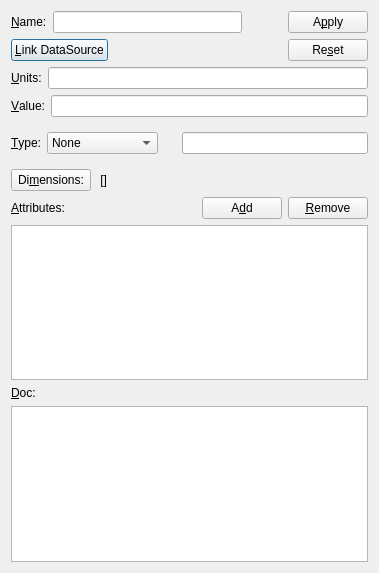
<?xml version="1.0" encoding="UTF-8"?>
<ui version="4.0">
 <class>FieldDlg</class>
 <widget class="QDialog" name="FieldDlg">
  <property name="geometry">
   <rect>
    <x>0</x>
    <y>0</y>
    <width>379</width>
    <height>573</height>
   </rect>
  </property>
  <property name="minimumSize">
   <size>
    <width>266</width>
    <height>390</height>
   </size>
  </property>
  <property name="windowTitle">
   <string>Field</string>
  </property>
  <layout class="QGridLayout" name="gridLayout">
   <item row="0" column="0">
    <layout class="QVBoxLayout" name="verticalLayout_3">
     <item>
      <layout class="QHBoxLayout" name="horizontalLayout_9">
       <item>
        <layout class="QVBoxLayout" name="verticalLayout_2">
         <item>
          <layout class="QHBoxLayout" name="horizontalLayout_7">
           <item>
            <widget class="QLabel" name="nameLabel">
             <property name="text">
              <string>&amp;Name:</string>
             </property>
             <property name="buddy">
              <cstring>nameLineEdit</cstring>
             </property>
            </widget>
           </item>
           <item>
            <widget class="QLineEdit" name="nameLineEdit"/>
           </item>
          </layout>
         </item>
         <item>
          <layout class="QHBoxLayout" name="horizontalLayout_8">
           <item>
            <widget class="QPushButton" name="linkDSPushButton">
             <property name="text">
              <string>&amp;Link DataSource</string>
             </property>
            </widget>
           </item>
           <item>
            <spacer name="horizontalSpacer_2">
             <property name="orientation">
              <enum>Qt::Horizontal</enum>
             </property>
             <property name="sizeHint" stdset="0">
              <size>
               <width>40</width>
               <height>20</height>
              </size>
             </property>
            </spacer>
           </item>
          </layout>
         </item>
        </layout>
       </item>
       <item>
        <spacer name="horizontalSpacer">
         <property name="orientation">
          <enum>Qt::Horizontal</enum>
         </property>
         <property name="sizeType">
          <enum>QSizePolicy::Maximum</enum>
         </property>
         <property name="sizeHint" stdset="0">
          <size>
           <width>40</width>
           <height>20</height>
          </size>
         </property>
        </spacer>
       </item>
       <item>
        <layout class="QVBoxLayout" name="verticalLayout">
         <item>
          <widget class="QPushButton" name="applyPushButton">
           <property name="text">
            <string>A&amp;pply</string>
           </property>
          </widget>
         </item>
         <item>
          <widget class="QPushButton" name="resetPushButton">
           <property name="text">
            <string>Re&amp;set</string>
           </property>
          </widget>
         </item>
        </layout>
       </item>
      </layout>
     </item>
     <item>
      <layout class="QHBoxLayout" name="horizontalLayout_10">
       <item>
        <widget class="QLabel" name="unitsLabel">
         <property name="text">
          <string>&amp;Units:</string>
         </property>
         <property name="buddy">
          <cstring>unitsLineEdit</cstring>
         </property>
        </widget>
       </item>
       <item>
        <widget class="QLineEdit" name="unitsLineEdit"/>
       </item>
      </layout>
     </item>
     <item>
      <layout class="QHBoxLayout" name="horizontalLayout">
       <item>
        <widget class="QLabel" name="valueLabel">
         <property name="text">
          <string>&amp;Value:</string>
         </property>
         <property name="buddy">
          <cstring>valueLineEdit</cstring>
         </property>
        </widget>
       </item>
       <item>
        <widget class="QLineEdit" name="valueLineEdit"/>
       </item>
      </layout>
     </item>
     <item>
      <layout class="QFormLayout" name="formLayout_2">
       <property name="sizeConstraint">
        <enum>QLayout::SetDefaultConstraint</enum>
       </property>
       <item row="0" column="0">
        <widget class="QFrame" name="typeFrame">
         <property name="sizePolicy">
          <sizepolicy hsizetype="Fixed" vsizetype="Preferred">
           <horstretch>0</horstretch>
           <verstretch>0</verstretch>
          </sizepolicy>
         </property>
         <property name="frameShape">
          <enum>QFrame::NoFrame</enum>
         </property>
         <property name="frameShadow">
          <enum>QFrame::Raised</enum>
         </property>
         <layout class="QHBoxLayout" name="horizontalLayout_5">
          <property name="spacing">
           <number>6</number>
          </property>
          <property name="leftMargin">
           <number>0</number>
          </property>
          <property name="topMargin">
           <number>9</number>
          </property>
          <item>
           <layout class="QHBoxLayout" name="horizontalLayout_2">
            <item>
             <widget class="QLabel" name="typeLabel">
              <property name="text">
               <string>&amp;Type:</string>
              </property>
              <property name="buddy">
               <cstring>typeComboBox</cstring>
              </property>
             </widget>
            </item>
            <item>
             <widget class="QComboBox" name="typeComboBox">
              <item>
               <property name="text">
                <string>None</string>
               </property>
              </item>
              <item>
               <property name="text">
                <string>NX_CHAR</string>
               </property>
              </item>
              <item>
               <property name="text">
                <string>NX_BOOLEAN</string>
               </property>
              </item>
              <item>
               <property name="text">
                <string>NX_INT</string>
               </property>
              </item>
              <item>
               <property name="text">
                <string>NX_FLOAT</string>
               </property>
              </item>
              <item>
               <property name="text">
                <string>NX_UINT</string>
               </property>
              </item>
              <item>
               <property name="text">
                <string>NX_INT8</string>
               </property>
              </item>
              <item>
               <property name="text">
                <string>NX_INT16</string>
               </property>
              </item>
              <item>
               <property name="text">
                <string>NX_INT32</string>
               </property>
              </item>
              <item>
               <property name="text">
                <string>NX_INT64</string>
               </property>
              </item>
              <item>
               <property name="text">
                <string>NX_FLOAT32</string>
               </property>
              </item>
              <item>
               <property name="text">
                <string>NX_FLOAT64</string>
               </property>
              </item>
              <item>
               <property name="text">
                <string>NX_UINT8</string>
               </property>
              </item>
              <item>
               <property name="text">
                <string>NX_UINT16</string>
               </property>
              </item>
              <item>
               <property name="text">
                <string>NX_UINT32</string>
               </property>
              </item>
              <item>
               <property name="text">
                <string>NX_UINT64</string>
               </property>
              </item>
              <item>
               <property name="text">
                <string>other ...</string>
               </property>
              </item>
             </widget>
            </item>
           </layout>
          </item>
         </layout>
         <zorder></zorder>
        </widget>
       </item>
       <item row="0" column="1">
        <widget class="QFrame" name="otherFrame">
         <property name="enabled">
          <bool>true</bool>
         </property>
         <property name="frameShape">
          <enum>QFrame::NoFrame</enum>
         </property>
         <property name="frameShadow">
          <enum>QFrame::Raised</enum>
         </property>
         <property name="lineWidth">
          <number>1</number>
         </property>
         <layout class="QHBoxLayout" name="horizontalLayout_6">
          <property name="leftMargin">
           <number>9</number>
          </property>
          <property name="topMargin">
           <number>9</number>
          </property>
          <property name="rightMargin">
           <number>0</number>
          </property>
          <property name="bottomMargin">
           <number>9</number>
          </property>
          <item>
           <widget class="QLineEdit" name="typeLineEdit"/>
          </item>
         </layout>
        </widget>
       </item>
      </layout>
     </item>
     <item>
      <layout class="QHBoxLayout" name="horizontalLayout_4">
       <item>
        <widget class="QPushButton" name="dimPushButton">
         <property name="sizePolicy">
          <sizepolicy hsizetype="Fixed" vsizetype="Fixed">
           <horstretch>0</horstretch>
           <verstretch>0</verstretch>
          </sizepolicy>
         </property>
         <property name="text">
          <string>Di&amp;mensions:</string>
         </property>
        </widget>
       </item>
       <item>
        <widget class="QLabel" name="dimLabel">
         <property name="text">
          <string> []              </string>
         </property>
        </widget>
       </item>
       <item>
        <spacer name="horizontalSpacer_3">
         <property name="orientation">
          <enum>Qt::Horizontal</enum>
         </property>
         <property name="sizeHint" stdset="0">
          <size>
           <width>40</width>
           <height>20</height>
          </size>
         </property>
        </spacer>
       </item>
      </layout>
     </item>
     <item>
      <layout class="QHBoxLayout" name="horizontalLayout_3">
       <item>
        <widget class="QLabel" name="attributesLabel">
         <property name="text">
          <string>&amp;Attributes:</string>
         </property>
         <property name="buddy">
          <cstring>attributeTableWidget</cstring>
         </property>
        </widget>
       </item>
       <item>
        <widget class="QPushButton" name="addPushButton">
         <property name="sizePolicy">
          <sizepolicy hsizetype="Fixed" vsizetype="Fixed">
           <horstretch>0</horstretch>
           <verstretch>0</verstretch>
          </sizepolicy>
         </property>
         <property name="text">
          <string>A&amp;dd</string>
         </property>
        </widget>
       </item>
       <item>
        <widget class="QPushButton" name="removePushButton">
         <property name="sizePolicy">
          <sizepolicy hsizetype="Fixed" vsizetype="Fixed">
           <horstretch>0</horstretch>
           <verstretch>0</verstretch>
          </sizepolicy>
         </property>
         <property name="text">
          <string>&amp;Remove</string>
         </property>
        </widget>
       </item>
      </layout>
     </item>
     <item>
      <widget class="QTableWidget" name="attributeTableWidget"/>
     </item>
     <item>
      <widget class="QLabel" name="docLabel">
       <property name="text">
        <string>&amp;Doc:</string>
       </property>
       <property name="buddy">
        <cstring>docTextEdit</cstring>
       </property>
      </widget>
     </item>
     <item>
      <widget class="QTextEdit" name="docTextEdit"/>
     </item>
    </layout>
   </item>
  </layout>
 </widget>
 <tabstops>
  <tabstop>nameLineEdit</tabstop>
  <tabstop>linkDSPushButton</tabstop>
  <tabstop>unitsLineEdit</tabstop>
  <tabstop>valueLineEdit</tabstop>
  <tabstop>typeComboBox</tabstop>
  <tabstop>typeLineEdit</tabstop>
  <tabstop>dimPushButton</tabstop>
  <tabstop>addPushButton</tabstop>
  <tabstop>removePushButton</tabstop>
  <tabstop>attributeTableWidget</tabstop>
  <tabstop>docTextEdit</tabstop>
  <tabstop>applyPushButton</tabstop>
  <tabstop>resetPushButton</tabstop>
 </tabstops>
 <resources/>
 <connections/>
</ui>
